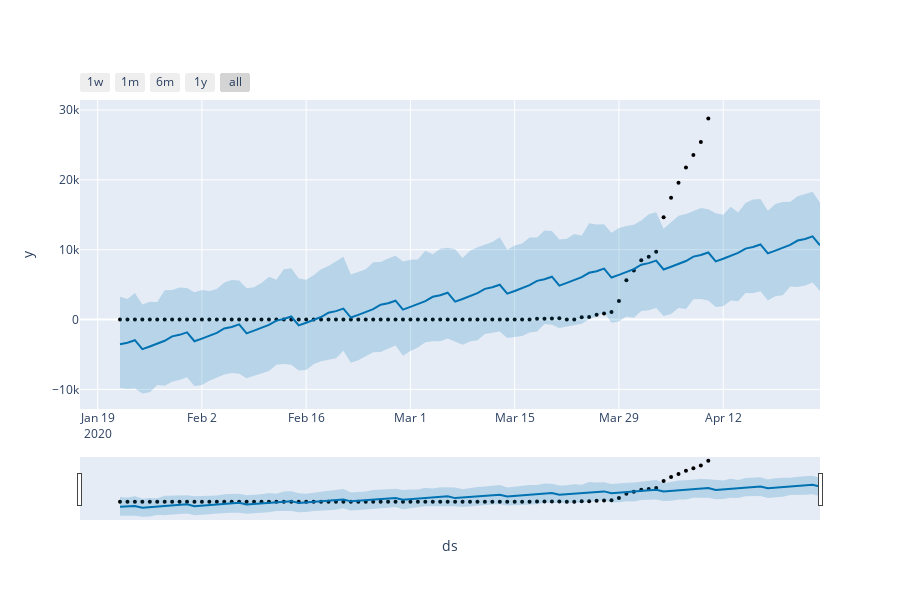

Here is the notebook cell this chart was saved with:
### Code cell
figure_rec = plot_plotly(m1, forecast_rec)
py.iplot(figure_rec)
